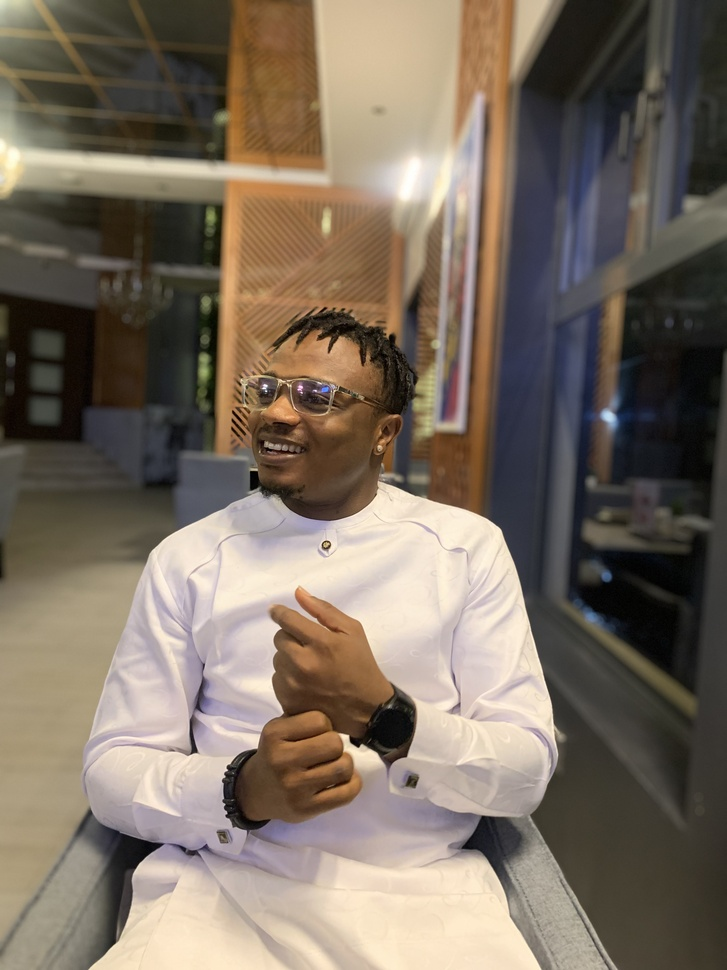
#> input picture data/yhemmy1.jpg, 727 x 970 px, shrunk from 3024 x 4032 before the run
$ python canny.py
#> lines starting #> are read from the running program, lines starting #| are printed output that depends on the picture; after the words box and inside, x2 and y2 are one past the last pixel; in counts of white or black regions, pixels touching at a corner belong together
import cv2 as cv
import pathlib
import numpy as np

base_dir = pathlib.Path(__file__).parents[2]
img_path = str(base_dir.joinpath("data","yhemmy1.jpg"))
# read image
img = cv.imread(img_path)
#> img is the input picture: shape (970, 727, 3); mean B, G, R 97.2, 110.5, 122.9

# edge detection
img_edge = cv.Canny(img,130,170)
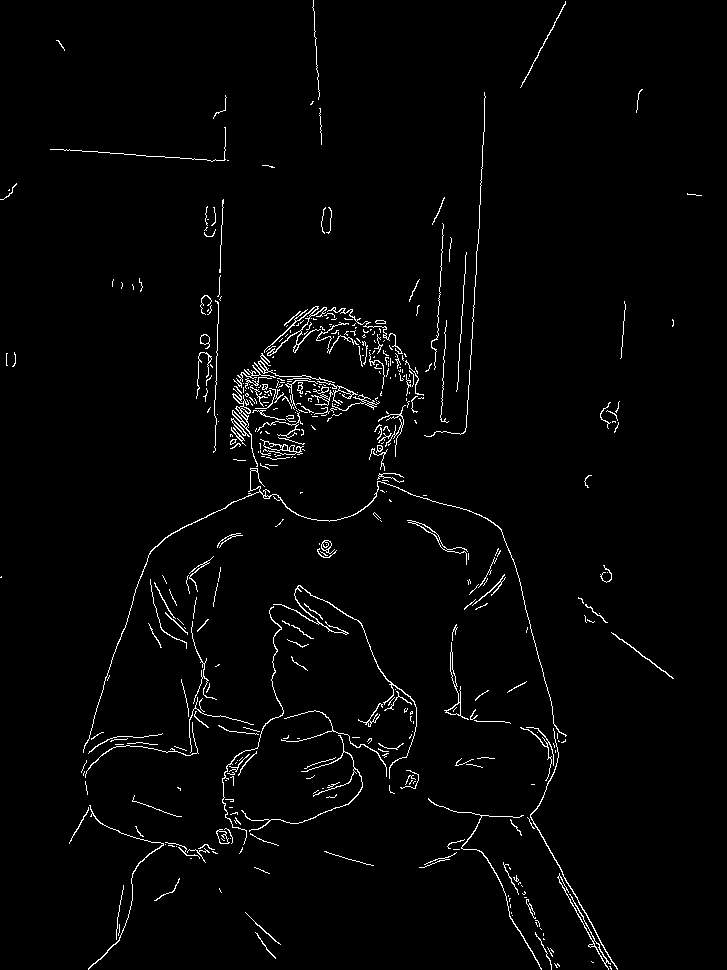
#> img_edge: shape (970, 727); 2.1% white in thin lines or dots

# dilate
img_edge_dilate = cv.dilate(img_edge,np.ones((3,3),dtype=np.int8))
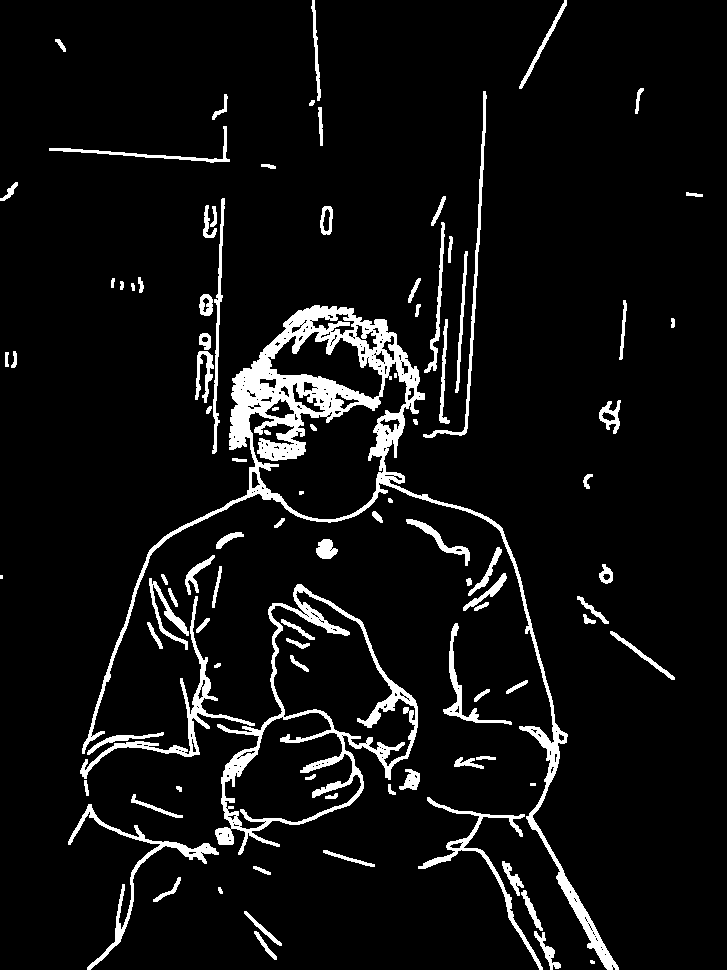
#> img_edge_dilate: shape (970, 727); 6.8% white; 99 white regions (5 under 20 px), largest, box (x1, y1, x2, y2) and area: (82, 305, 619, 970) 18427, (215, 584, 418, 855) 7142, (80, 596, 255, 779) 2121

# Erode
img_edge_erode = cv.erode(img_edge_dilate,np.ones((3,3),dtype=np.int8))
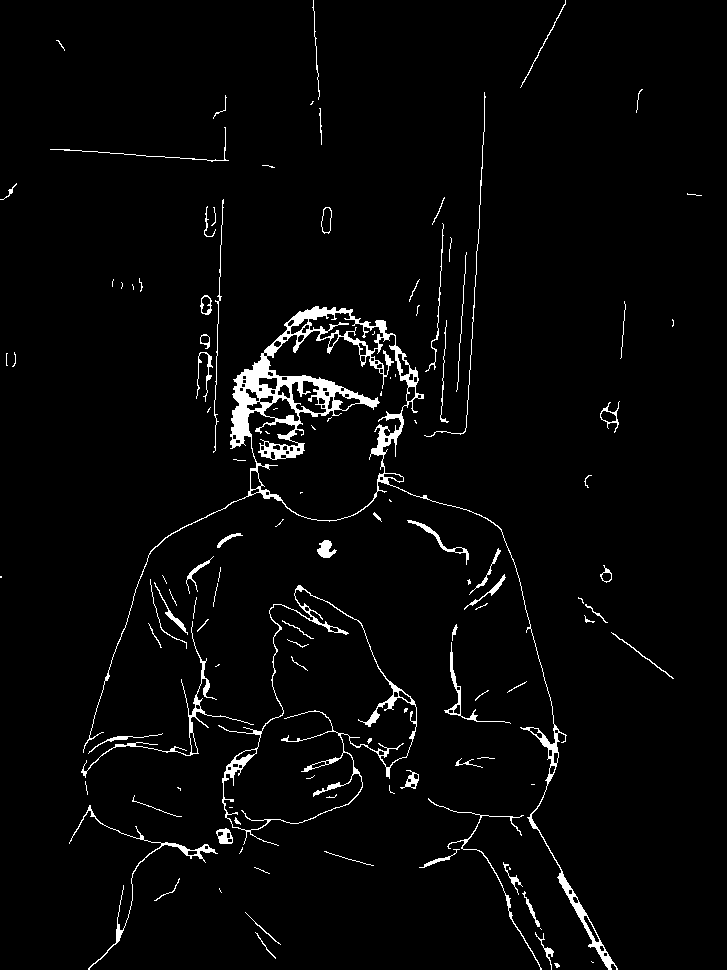
#> img_edge_erode: shape (970, 727); 3% white; 118 white regions (51 under 20 px), largest, box (x1, y1, x2, y2) and area: (83, 306, 618, 970) 10086, (218, 585, 417, 846) 2695, (81, 621, 254, 778) 822

cv.imshow("img",img)
cv.imshow("img_edge",img_edge)
cv.imshow("img_edge_dilate",img_edge_dilate)
cv.imshow("img_edge_erode",img_edge_erode)
cv.waitKey(0)

$ run again, with data/beach.jpg copied over data/yhemmy1.jpg
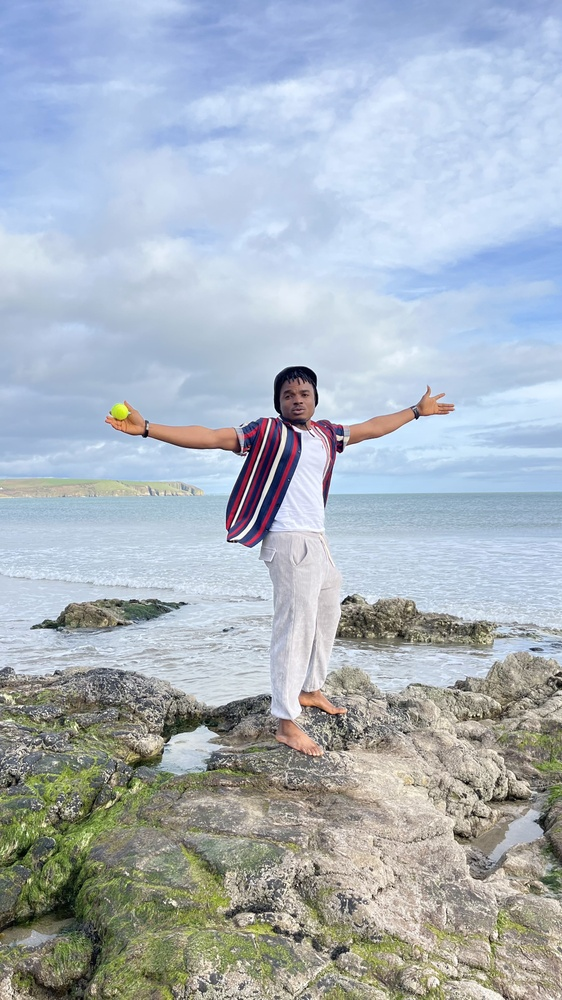
#> input picture data/beach.jpg, 562 x 1000 px, shrunk from 2268 x 4032 before the run
#> img is the input picture: shape (1000, 562, 3); mean B, G, R 190, 179.9, 169.7
#> `img_edge = cv.Canny(img,130,170)`:
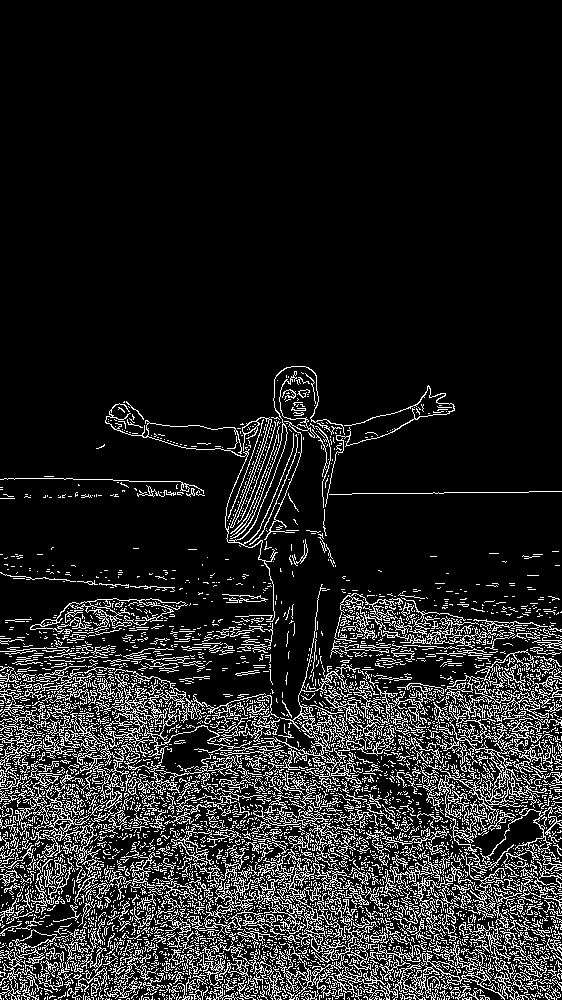
#> img_edge: shape (1000, 562); 13.1% white in thin lines or dots, all inside (x1, y1, x2, y2) = (0, 366, 562, 1000)
#> img_edge_dilate: shape (1000, 562); 37.5% white; 121 white regions (33 under 20 px), largest, box (x1, y1, x2, y2) and area: (0, 365, 562, 1000) 203199, (0, 475, 206, 498) 1332, (0, 571, 176, 593) 813
#> `img_edge_erode = cv.erode(img_edge_dilate,np.ones((3,3),dtype=np.int8))`:
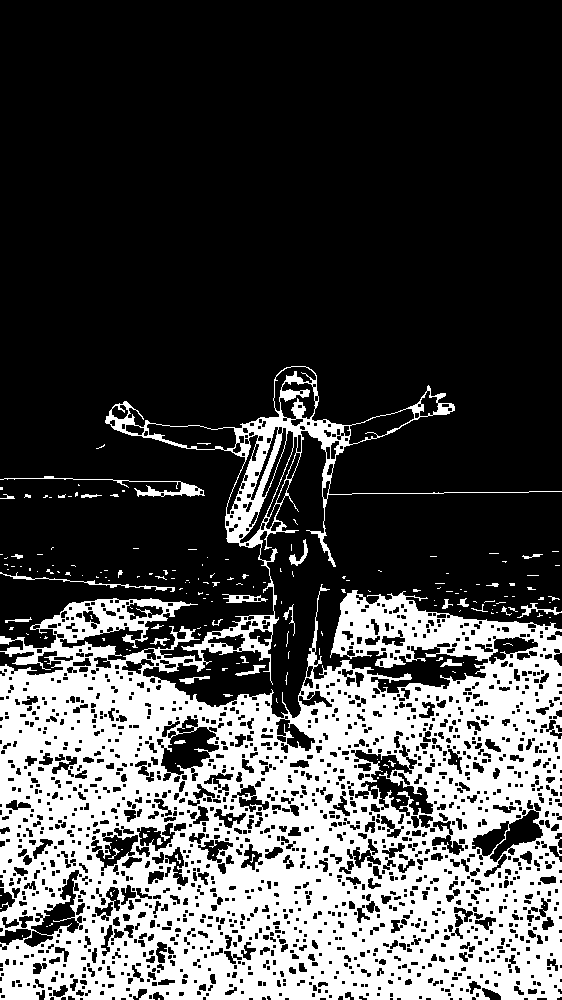
#> img_edge_erode: shape (1000, 562); 28.7% white; 193 white regions (161 under 20 px), largest, box (x1, y1, x2, y2) and area: (0, 366, 562, 1000) 157798, (0, 476, 205, 497) 653, (0, 572, 175, 592) 343
